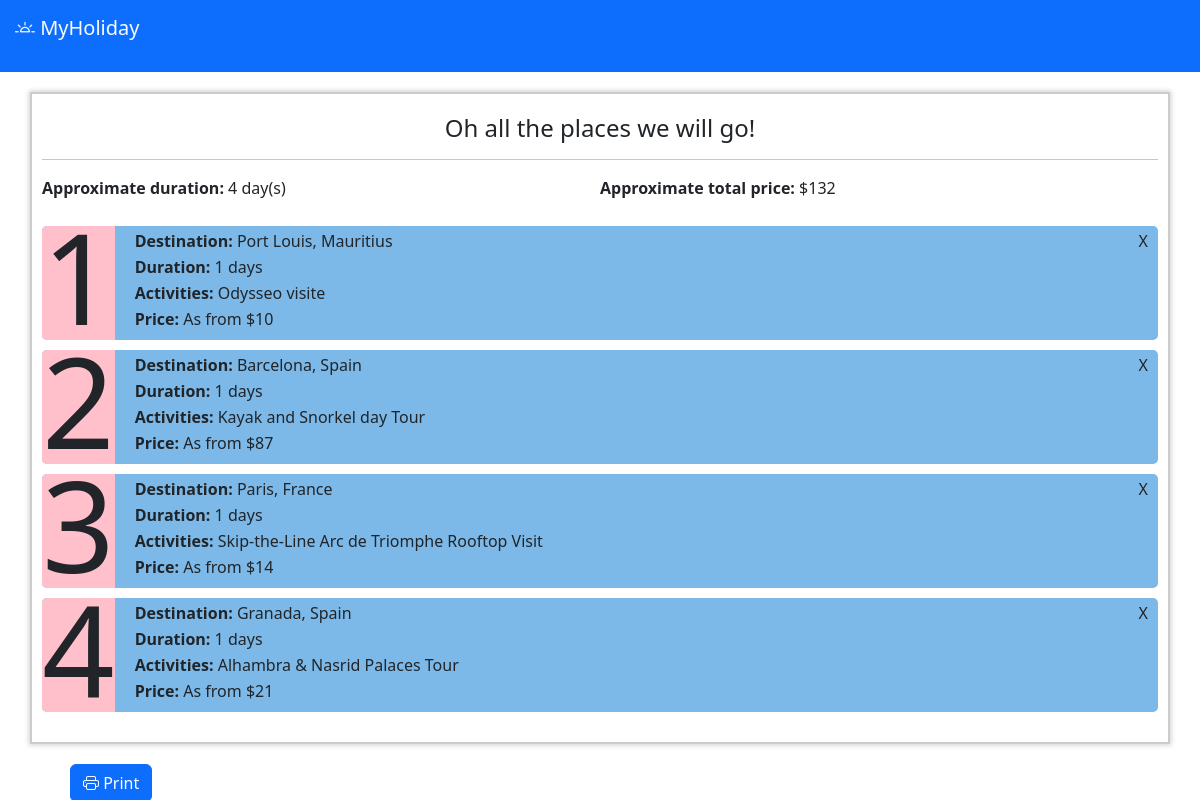
The page /planner.php on the database its author committed.
### tables this page shows
CREATE TABLE IF NOT EXISTS `addeddestination` (
  `id` int(11) NOT NULL AUTO_INCREMENT,
  `addedLocation` varchar(255) DEFAULT NULL,
  `addedActivity` varchar(255) DEFAULT NULL,
  `addedDuration` int(11) DEFAULT NULL,
  `addedPrice` int(11) DEFAULT NULL,
  UNIQUE KEY `addedActivity` (`addedActivity`),
  KEY `id` (`id`)
);

### planner.php (the view, shortened to what this page needs)
<!DOCTYPE html>
<html lang="en">
<head>
    <link href="https://cdn.jsdelivr.net/npm/bootstrap@5.2.0-beta1/dist/css/bootstrap.min.css" rel="stylesheet">
    <link rel="stylesheet" href="https://cdn.jsdelivr.net/npm/bootstrap-icons@1.8.3/font/bootstrap-icons.css">
    <link rel="stylesheet" href="css/style.css">
</head>
<body>
    <header>
        <nav class="navbar bg-primary text-light">
            <a href="index.php" class="navbar-brand" id="nav-brand" href="#"><p class="text-light"><i class="bi bi-brightness-alt-high"></i> MyHoliday</p></a>
        </nav>
    </header>
    <div class="container planner" id="planner">
        <h4 class="text-center">Oh all the places we will go!</h4>
        <hr>
        <?php
            $conn = new mysqli("localhost", "root", "", "myholiday");
            $sql = "SELECT SUM(addedPrice) as totalPrice, SUM(addedDuration) as totalDuration FROM addedDestination";
            $result = $conn->query($sql);
            $row = $result->fetch_assoc();
            echo " <div class='planner-info'>
                        <p><b>Approximate duration:</b> <span id='total-days'>".$row['totalDuration']."</span> day(s)</p>
                        <p><b>Approximate total price:</b> $<span id='total-price'>".$row['totalPrice']."</span></p>
                    </div>";
        ?>
        <div class="all-added-destinations" id="all-added-destinations">
            <?php
                $conn = new mysqli("localhost", "root", "", "myholiday");
                $sql = "SELECT * FROM addedDestination";
                $result = $conn->query($sql);
                $count = 1;
                while($row = $result->fetch_assoc()){
                    echo "
                        <div class='added-destination'>
                            <div class='number-container'>
                                <p class='number'>". $count++ ."</p>
                            </div>
                            <div>
                                <span class='close'>X</span>
                                <p class='destination-name'><b>Destination: </b><span class='addedLocation'>". $row['addedLocation']."</span></p>
                                <p><b>Duration: </b><span class='addedDuration'>". $row['addedDuration']."</span> days</p>
                                <p><b>Activities: </b><span class='addedActivity'>".$row['addedActivity']."</span></p>
                                <p><b>Price: </b>As from $<span class='addedPrice'>". $row['addedPrice']."</span></p>
                            </div>
                        </div>";
                }
            ?>
        </div>
        </div>
            <button onclick="window.print()" class="btn btn-primary btn-print"><i class="bi bi-printer"></i> Print</button>
</body>
</html>

### css/style.css (style rules this page uses)
:root { --blue:#005477; --aero-blue: #7CB9E8; }
.navbar-brand { margin-left:15px; }
.added-destination { display:flex; position:relative; background: var(--aero-blue); border-radius:5px; box-sizing: border-box; line-height:10px; margin:10px 0px; }
.planner { margin-top:20px; border:2px solid #ccc; box-shadow:0px 0px 5px 1px rgb(207, 206, 206); padding:20px 10px; }
.number { font-size:127px; padding-top:45px; }
.number-container { background:pink; border-radius:5px 0px 0px 5px; margin-right:20px; }
.close { position:absolute; top:10px; right:10px; }
.btn-print { margin-top:20px; margin-left:70px; }
.destination-name { margin-top:10px; }
.planner-info { display:flex; }
.planner-info p { width:50%; }

### rows shown on the page
addeddestination: addedLocation "Port Louis, Mauritius", addedDuration "1", addedActivity "Odysseo visite", addedPrice "10"
addeddestination: addedLocation "Barcelona, Spain", addedDuration "1", addedActivity "Kayak and Snorkel day Tour", addedPrice "87"
addeddestination: addedLocation "Paris, France", addedDuration "1", addedActivity "Skip-the-Line Arc de Triomphe Rooftop Visit", addedPrice "14"
addeddestination: addedLocation "Granada, Spain", addedDuration "1", addedActivity "Alhambra & Nasrid Palaces Tour", addedPrice "21"

### other values the page prints
$row['totalDuration'] "4"
$row['totalPrice'] "132"
